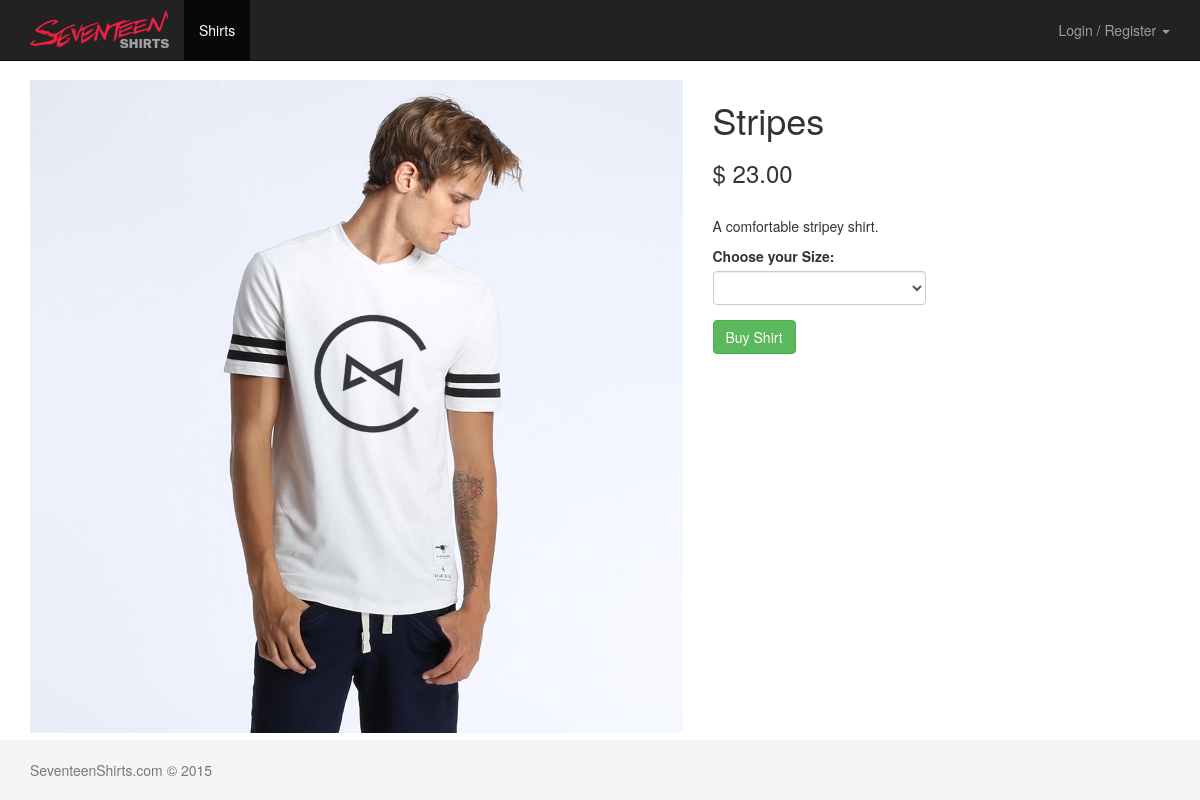
Screenshot of /products/2/ with the database file from the repository.
### shop/models.py (models this page shows, shortened)
class Product(models.Model):
    name = models.CharField(max_length=200)
    description = models.TextField()
    current_price = models.DecimalField(max_digits=8, decimal_places=2)
    thumbnail_filename = models.CharField(max_length=200, default="")
    image_filename = models.CharField(max_length=200, default="")
    is_active = models.BooleanField(default=True)
    def get_image_url(self):
        return "{0}/{1}".format(settings.IMG_CDN, self.image_filename)

### shop/views.py (the view)
# urls.py: url(r'^products/(?P<product_id>[0-9]+)/$', views.detail, name='detail')
def detail(request, product_id):
    if request.method == 'POST':
        if not request.user.is_authenticated():
            messages.error(request, "Only logged in users may purchase products.")
            return redirect('shop:detail', product_id)
        form = BuyShirtForm(request.POST)
        if form.is_valid():
            product = get_object_or_404(Product, pk=product_id)
            new_order = Order(
                customer=request.user,
                product=product,
                size=form.cleaned_data.get('size'),
                price=product.current_price
            )
            new_order.save()
            messages.success(
                request,
                "Thanks for shopping with us {0}! Your product has been purchased.".format(request.user.first_name)
            )
            return redirect('shop:index')
    else:
        form = BuyShirtForm()
    context_dict = {
        'page_title': "Viewing Product" + product_id,
        'product': Product.objects.get(pk=product_id),
        'navbar': "products",
        'form': form
    }
    return render(request, 'shop/products/detail.html', context_dict)

### shop/forms.py
class BuyShirtForm(forms.Form):
    size = forms.ChoiceField(choices=Order.SIZES, label="Choose your Size")

### accounts/templatetags/add_css.py (called while the page is built)
@register.filter(name="add_css")
def add_css(field, css):
    return field.as_widget(attrs={"class": css})

### templates/shop/products/detail.html (shortened to what this page needs)
{% extends "_shared/base.html" %}
{% load add_css %}
{% load staticfiles %}
{% block content %}
    <div class="row">
        <div class="col-md-7">
            <img class="detail" src="{{ product.get_image_url }}">
        </div>
        <div class="col-md-5">
            <h1>{{ product.name }}</h1>
            <h3>$ {{ product.current_price }}</h3>
            <br>
            <p>{{ product.description }}</p>
            <form action="" method="post">
                <div class="row">
                    <div class="col-md-6">
                        {% for field in form.visible_fields %}
                            <div class="form-group">
                                {{ field.label_tag }}
                                {{ field|add_css:"form-control" }}
                            </div>
                        {% endfor %}
                    </div>
                </div>
                <input type="submit" class="btn btn-success" value="Buy Shirt" />
            </form>
        </div>
    </div>
{% endblock %}

### static/css/base.css (style rules this page uses)
html { position: relative; min-height: 100%; }
body { margin-bottom: 60px; }
img.detail { width: 100%; }

### rows the page displays
Product: get_image_url (picture), name "Stripes", current_price "23.00", description "A comfortable stripey shirt."

### other values shown
{{ field.label_tag }} "Choose your Size:"
